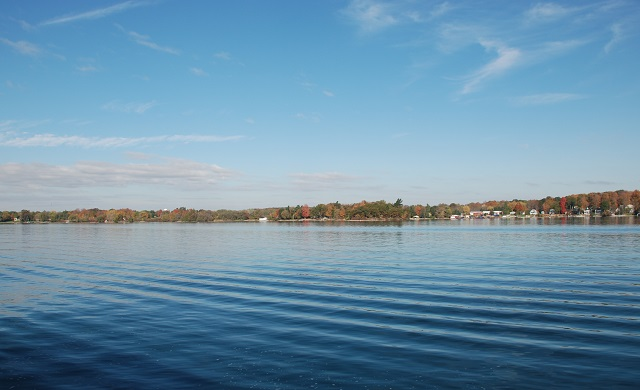
#> input picture res/sky001.jpg, 640 x 390 px
$ python BlendImageBitwise.py
#> lines starting #> are read from the running program, lines starting #| are printed output that depends on the picture; after the words box and inside, x2 and y2 are one past the last pixel; in counts of white or black regions, pixels touching at a corner belong together
### common/ImageProcessing.py
import cv2
import numpy as np

class ImageProcessing(object):
    def __init__(self, window_name, image_name):
#> called with window_name = 'Blend Two Images', image_name = '../res/sky001.jpg'
        self.window_name = window_name
        self.image_name = image_name
        cv2.namedWindow(window_name)
        self.image = cv2.imread(self.image_name)
#> self.image is the input picture: shape (390, 640, 3); mean B, G, R 169.2, 145.4, 108.2

    def show(self, title=None, image=None):
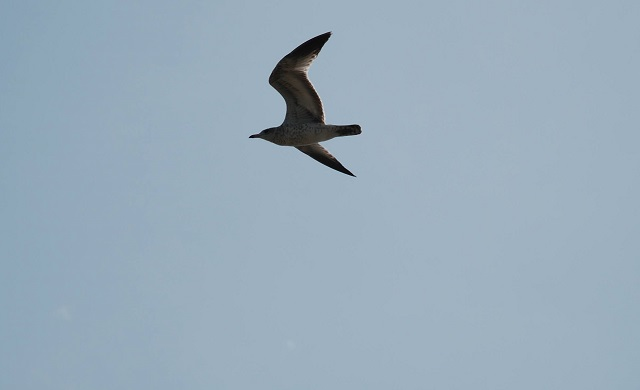
#> input picture res/bird002.jpg, 640 x 390 px
#> in blendTwoImagesWithMask, toBlend is the input picture: shape (390, 640, 3); mean B, G, R 187, 171.7, 152.2
        if image is None:
            image = self.image
        if title is None:
            title = self.window_name
        cv2.imshow(title, image)

    # [34 lines left out: functions resize, to_gray, crop, rotate, not called in this run]

    def copy(self):
        return self.image.copy()

    # [32 lines left out: functions contrast_brightness, hue_saturation_value, blend, not called in this run]

    def blend_with_mask(self, blend, mask, image=None):
        if image is None:
            image = self.image
        blend = cv2.resize(blend, image.shape[1::-1])
        mask = cv2.resize(mask, image.shape[1::-1])
        result = cv2.bitwise_and(blend, mask) + cv2.bitwise_and(image, (255 - mask))
        return result

    # [52 lines left out: functions perspective_warp, gaussian_blur, median_blur, remove_background_by_contour, not called in this run]

    def remove_background_by_color(self,
                                   hsv_lower=(10,10,10),
                                   hsv_upper=(179,255,255),
                                   image=None ):
#> called with hsv_lower = (90, 0, 100), hsv_upper = (179, 255, 255)
        if image is None:
            image = self.image
        imgHSV = cv2.cvtColor(image, cv2.COLOR_BGR2HSV)
#> imgHSV: shape (390, 640, 3); mean H, S, V 101.9, 47.8, 187.1
        mask = cv2.inRange(imgHSV, hsv_lower, hsv_upper)
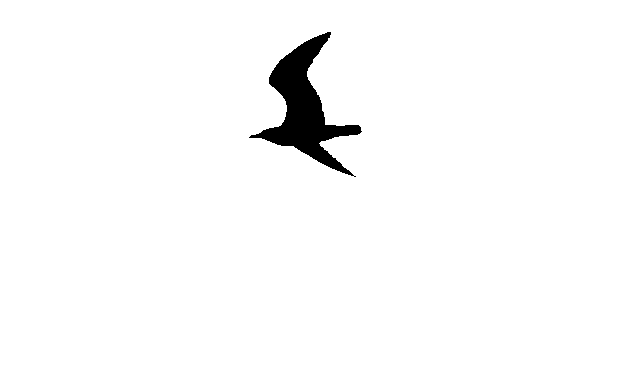
#> mask: shape (390, 640); 97.9% white; 1 black region, box (x1, y1, x2, y2) and area: (249, 32, 362, 177) 5223
        mask = 255 - mask
        mask = cv2.cvtColor(mask, cv2.COLOR_GRAY2BGR)
        bg_removed = cv2.bitwise_and(image, mask)
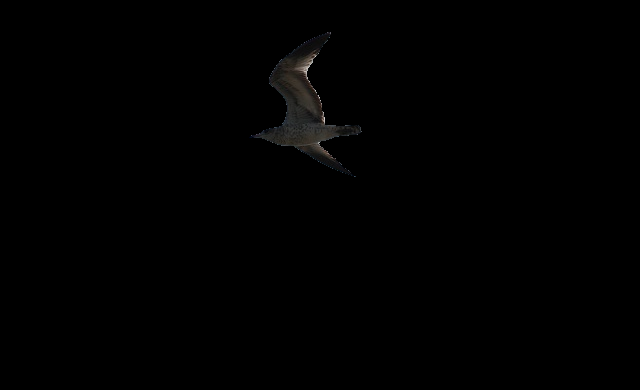
#> bg_removed: shape (390, 640, 3); mean B, G, R 0.8, 0.9, 0.9
        return bg_removed, mask

    # [5 lines left out: function remove_background_by_mask, not called in this run]

### 5. Image Processing/BlendImageBitwise.py
import cv2
import common.ImageProcessing as ip

def blendTwoImagesWithMask(imageFile1, imageFile2):
    title = "Blend Two Images"
    iproc = ip.ImageProcessing(title, imageFile1)
    iproc.show(title="Original Image1", image=iproc.image)
    toBlend = cv2.imread(imageFile2)
    iproc.show(title="Original Image2", image=toBlend)
    _, mask = iproc.remove_background_by_color( hsv_lower=(90, 0, 100),
                                                hsv_upper=(179, 255, 255),
                                                image=toBlend)
    iproc.show(title="Mask from Original Image2", image=mask )
    iproc.show(title="(1-Mask)", image= (255-mask))
    # iproc.show("Mask applied on 1st image", cv2.bitwise_and(toBlend, mask) )
    # iproc.show("Mask applied on 2nd image", cv2.bitwise_and(iproc.image, (255-mask)))
    # blend = cv2.bitwise_or(cv2.bitwise_and(toBlend, mask), cv2.bitwise_and(iproc.image, (255-mask)))
    blend = iproc.blend_with_mask(toBlend, mask)
#> in blend_with_mask, `result = cv2.bitwise_and(blend, mask) + cv2.bitwise_and(image, (255 - ..`:
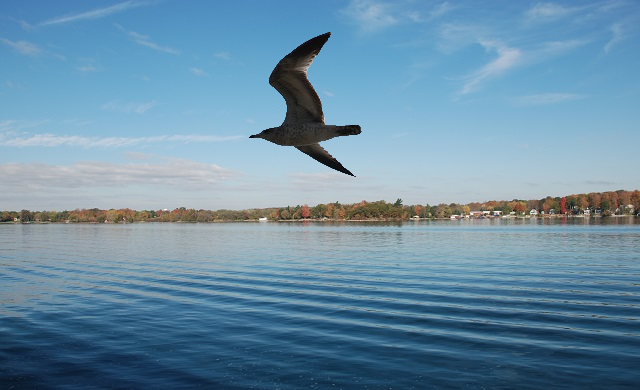
#> result: shape (390, 640, 3); mean B, G, R 165.6, 142.4, 106.3
    iproc.show(title=title, image=blend)
    cv2.waitKey(0)
    cv2.destroyAllWindows()

if __name__ == "__main__":
    image1 = "../res/sky001.jpg"
    image2 = "../res/bird002.jpg"
    blendTwoImagesWithMask(image1, image2)
